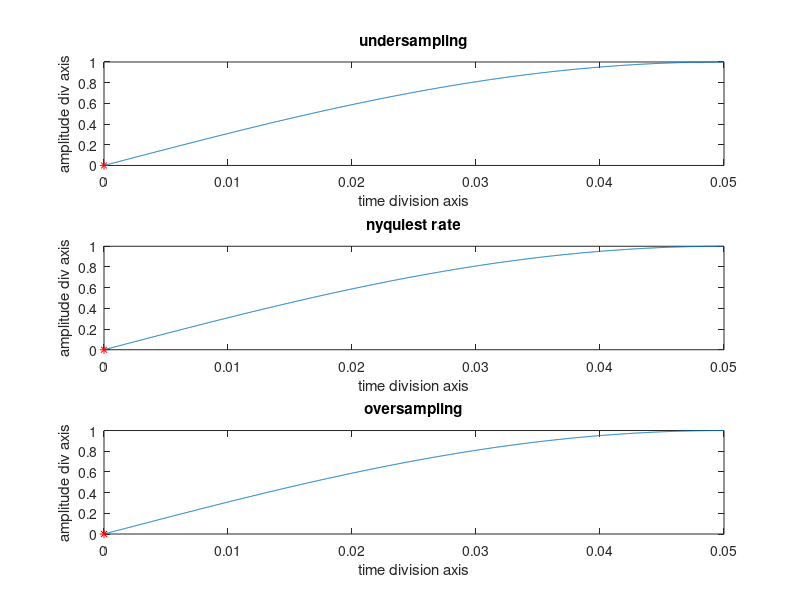

Write the MATLAB code that produced this figure.
clc;
clear all;
close all;
final = 0.05;
t = 0:0.00005:final;
fd = input('Enter analog frequency: ');
xt = sin(2*pi*fd*t);
fs1 = 1.3 * fd;
n1 = 0:1/fs1:final;
xn = sin(2*pi*fd*n1);
subplot(3,1,1);
plot(t, xt, n1, xn, 'r*-');
xlabel('time division axis');
ylabel('amplitude div axis');
title('undersampling');
fs2 = 2.0 * fd;
n2 = 0:1/fs2:final;
xn = sin(2*pi*fd*n2);
subplot(3,1,2);
plot(t, xt, n2, xn, 'r*-');
xlabel('time division axis');
ylabel('amplitude div axis');
title('nyquiest rate');
fs3 = 3 * fd;
n3 = 0:1/fs3:final;
xn = sin(2*pi*fd*n3);
subplot(3,1,3);
plot(t, xt, n3, xn, 'r*-');
xlabel('time division axis');
ylabel('amplitude div axis');
title('oversampling');
